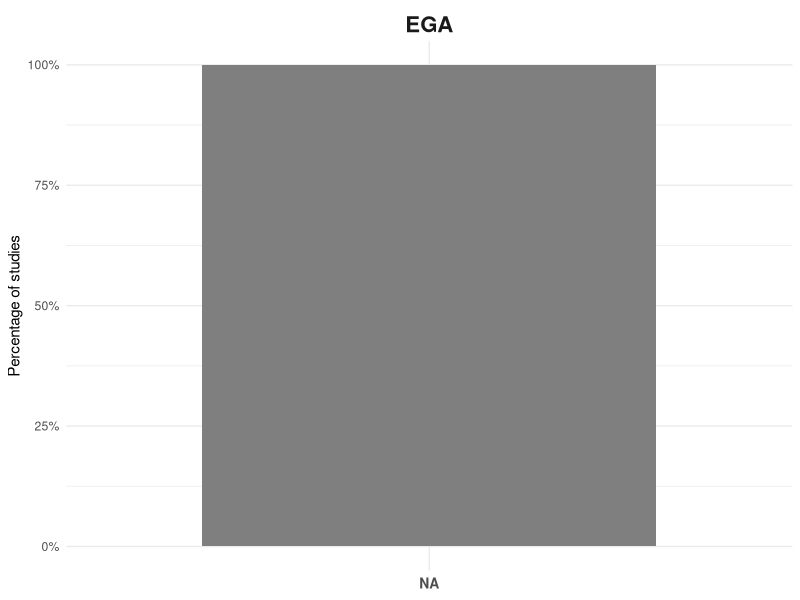

This figure's R source: (Note: this script raises an error after producing the figure.)
library(data.table)
library(reshape2)
library(ggplot2)
library(stringr)
library(dplyr)
library(lubridate)

# Load data
ega = fread("../ega/EGA_with_NULL.csv")
ega$total_all = length(unique(ega$ega_stable_id))
#d2 = melt(d,id.vars = c("ega_stable_id", "repository", "to_char", "total"))
dbgap = fread("../dbpgap/summary_fourth.csv")
dbgap$total = dbgap$male +  dbgap$female +  dbgap$unknown
dbgap$repository="dbGaP"
spl = str_split_fixed(str_remove(dbgap$filename,'\\.\\/data\\/'), '\\.',6)
dbgap$study_id = paste(spl[,1],spl[,2],spl[,5], sep=".")
dbgap$date = parse_date_time(dbgap$date, orders = c('mdy', 'dmy','ymd', "%d %m &y %H:%M:%S %Y"))
dbgap$year =str_split_fixed(dbgap$date, '-', 2)[,1]
dbgap2 =dbgap%>%group_by(study_id,repository)%>%
  summarise(male = sum(male),
            female = sum(female),
            unknown = sum (unknown),
            total = sum (total),
            year = max(year))
dbgap2 = subset(dbgap2, year >= 2018)
dbgap2$total_all = length(unique(dbgap2$study_id))

ega_dbgap = rbind(ega,dbgap2, fill = T)
ega_dbgap
################
# study level  #
################
unknown_only = subset(ega_dbgap, male == 0 & female == 0)
unknown_only$label = "U"

female_only = subset(subset(ega_dbgap, male == 0 & unknown == 0))
female_only$label = 'F'

male_only = subset(ega_dbgap, female == 0 & unknown == 0)
male_only$label = 'M'

female_and_male = subset(ega_dbgap, female != 0 & male != 0 & unknown == 0)
female_and_male$label = 'F&M'

female_and_unknown = subset(ega_dbgap, female != 0 & male == 0 & unknown != 0)
female_and_unknown$label = 'F&U'

male_and_unknown = subset(ega_dbgap, female == 0 & male != 0 & unknown != 0)
male_and_unknown$label = 'M&U'

female_and_male_and_unknown = subset(ega_dbgap, female != 0 & male != 0 & unknown != 0)
female_and_male_and_unknown$label = 'F&M&U'


r = rbind(unknown_only, female_only, male_only, female_and_male, female_and_unknown, male_and_unknown, female_and_male_and_unknown)
#r2 = unique(r[,c("ega_stable_id","repository","label","study_id","total_all")])

r $ c = 1


# percent
ega_dbgap_percent = unique(r %>% group_by(label, repository) %>%
  summarise(value_percent = sum(c) / total_all))

library(RColorBrewer)
list_plot = list()
for(i in c("dbGaP", "EGA")){
f = arrange(subset(ega_dbgap_percent, repository==i), desc(value_percent))$label
ega_dbgap_percent$label = factor(ega_dbgap_percent$label, levels = unique(f))

study_plot_percent = ggplot(subset(ega_dbgap_percent, repository ==i),
                            aes(x= label,y = value_percent, fill = label))+
  geom_bar(stat="identity", width=0.75)+
  ylab("Percentage of studies")+
#  xlab("Sex specification in samples found in the study")+
  theme_minimal()+
  facet_grid(~repository)+
  scale_y_continuous(labels=scales::percent) +
  scale_fill_manual(values = brewer.pal(7,"Set2"),
                    breaks = c("U","F&M","F&M&U","F","M","M&U","F&U"),
                    labels = c("U","F&M","F&M&U","F","M","M&U","F&U"))+
  theme(legend.position = "none",
        axis.text.x = element_text(size = 10, face = "bold"),
        axis.title.x = element_blank(),#text(size = 12),
        strip.text = element_text(size = 16, face = "bold"))

list_plot[[i]] = study_plot_percent
}
study_plot_percent

library(cowplot)
pp = plot_grid(list_plot[[1]],list_plot[[2]],
          align = "h")

library(grid)
library(gridExtra)
x.grob <- textGrob("Sex specification in samples found in the study", 
                   gp=gpar(  fontsize=10))

#add to plot

grid.arrange(arrangeGrob(pp,  bottom = x.grob))

png('../figures/figure2.png',
    width = 1500, height = 750, res = 200)
grid.arrange(arrangeGrob(pp,  bottom = x.grob))
dev.off()

